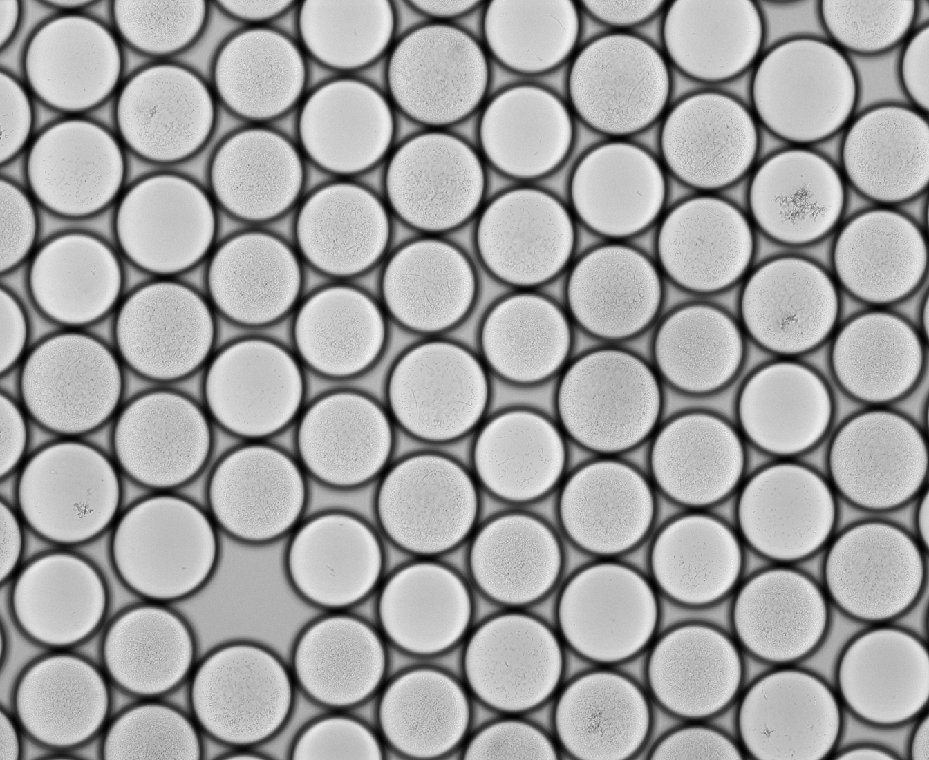
%> input picture droplet_histograms/Figure2-FigureS5/images/lambda=5/brightfield/150um_10x.tif, 929 x 760 px, shrunk from 1344 x 1100 before the run
$ octave dropletvariation_150um_MC_lambda5.m   (GNU Octave 9; MATLAB toolbox functions it lacks are replaced by stand-ins)
%> lines starting %> are read from the running program, lines starting %| are printed output that depends on the picture
%requires 4 brightfield and ImageJ-edited fluorescence photos to have more
%than 100 droplets for 150 um diameter droplets

%construct full brightfield microscopy image
image1 = imread('images/lambda=5/brightfield/150um_10x.tif')*3;
%> image1: size 760x929 uint16; min 2979, max 35925, mean 23930.3
image2 = imread('images/lambda=5/brightfield/150um_10x_2.tif')*3;
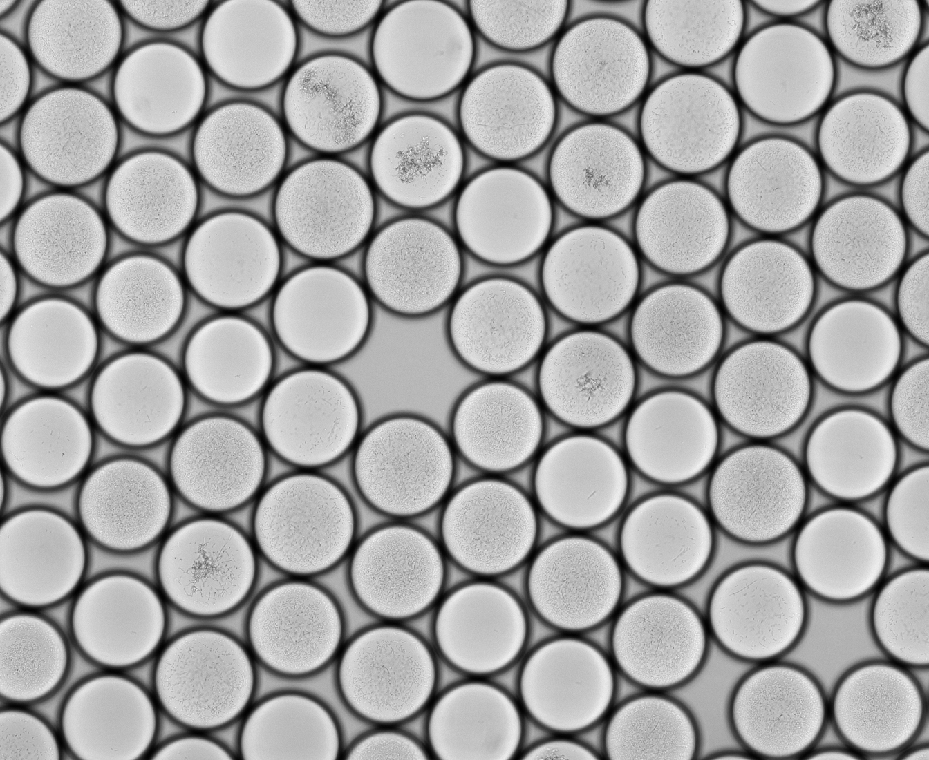
%> input picture droplet_histograms/Figure2-FigureS5/images/lambda=5/brightfield/150um_10x_2.tif, 929 x 760 px, shrunk from 1344 x 1100 before the run
%> image2: size 760x929 uint16; min 3135, max 37560, mean 25206.7
image3 = imread('images/lambda=5/brightfield/150um_10x_3.tif')*3;
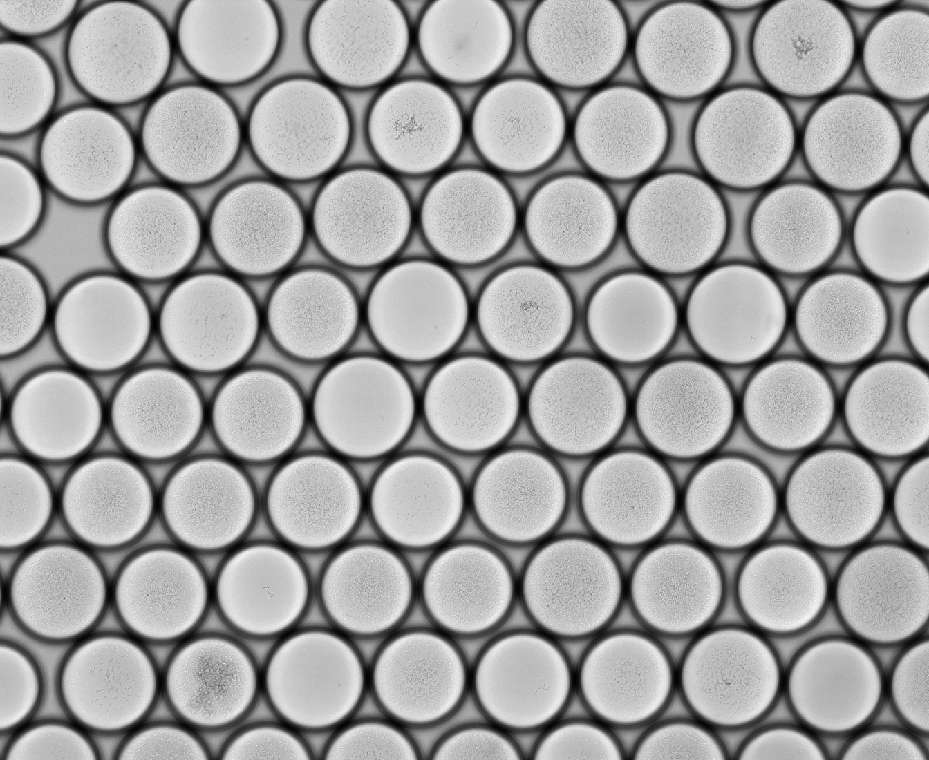
%> input picture droplet_histograms/Figure2-FigureS5/images/lambda=5/brightfield/150um_10x_3.tif, 929 x 760 px, shrunk from 1344 x 1100 before the run
%> image3: size 760x929 uint16; min 3093, max 38544, mean 25498.3
image4 = imread('images/lambda=5/brightfield/150um_10x_4.tif')*3;
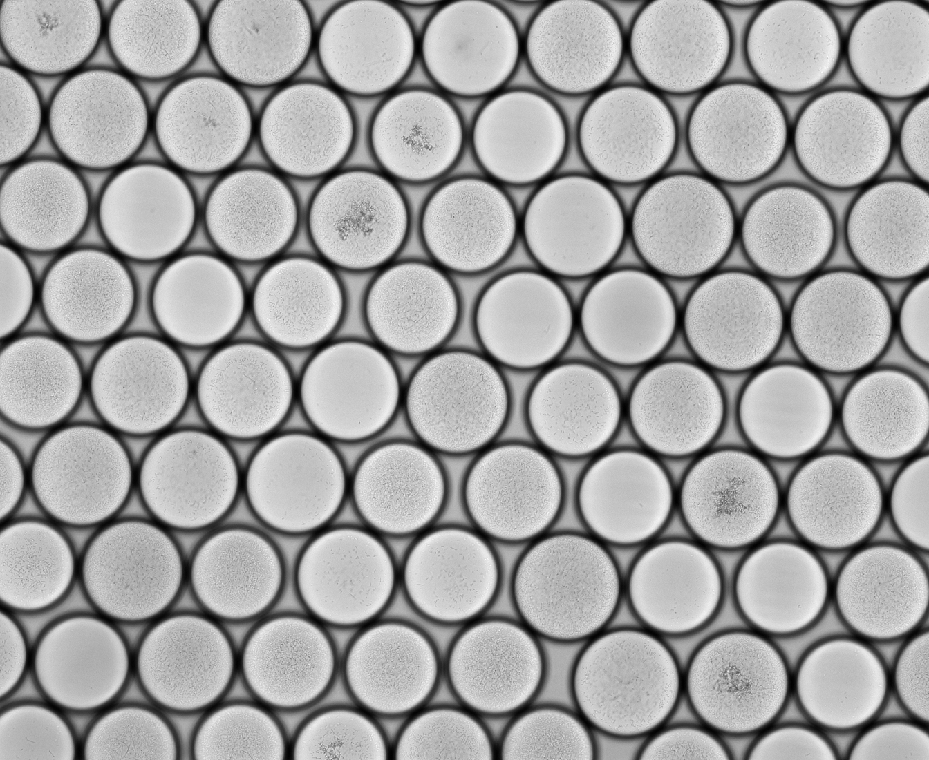
%> input picture droplet_histograms/Figure2-FigureS5/images/lambda=5/brightfield/150um_10x_4.tif, 929 x 760 px, shrunk from 1344 x 1100 before the run
%> image4: size 760x929 uint16; min 3231, max 38277, mean 25673.4
image_total = [image1 image2 image3 image4];
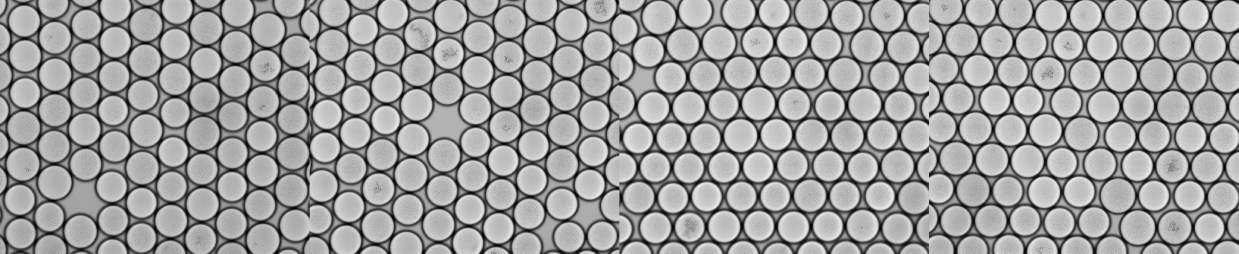
%> image_total: size 760x3716 uint16 (shown at 1/3 size); min 2979, max 38544, mean 25077.1; drawn with min black and max white
%construct full fluorescence image
image_fluor1 = (imread('images/lambda=5/fluor/150um_g_f_10x.jpg'));
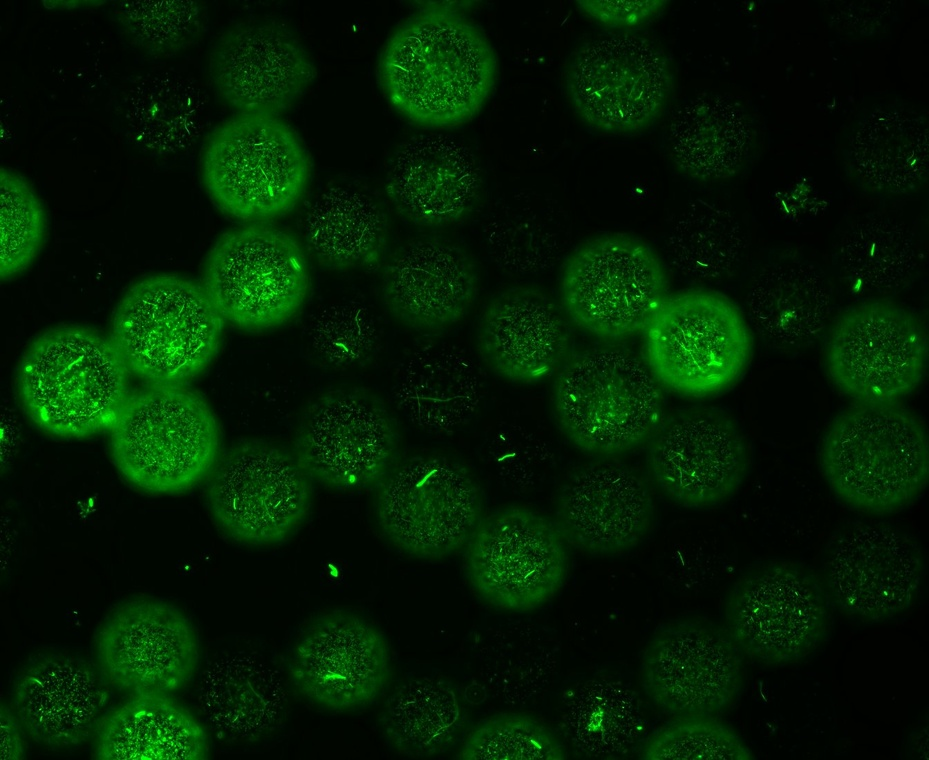
%> input picture droplet_histograms/Figure2-FigureS5/images/lambda=5/fluor/150um_g_f_10x.jpg, 929 x 760 px, shrunk from 1344 x 1100 before the run
%> image_fluor1 is the input picture: size 760x929x3 uint8; mean R, G, B 1.7, 29.5, 1.7
image_fluor2 = (imread('images/lambda=5/fluor/150um_g_f_10x_2.jpg'));
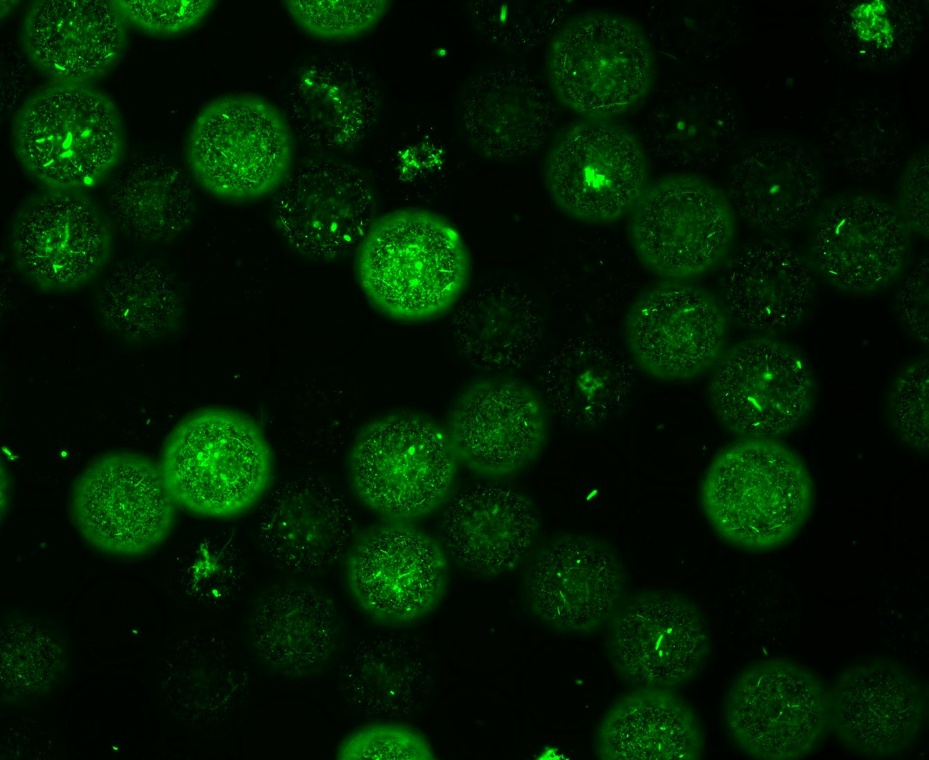
%> input picture droplet_histograms/Figure2-FigureS5/images/lambda=5/fluor/150um_g_f_10x_2.jpg, 929 x 760 px, shrunk from 1344 x 1100 before the run
%> image_fluor2 is the input picture: size 760x929x3 uint8; mean R, G, B 1.7, 26.9, 1.7
%> (the run ends here)
